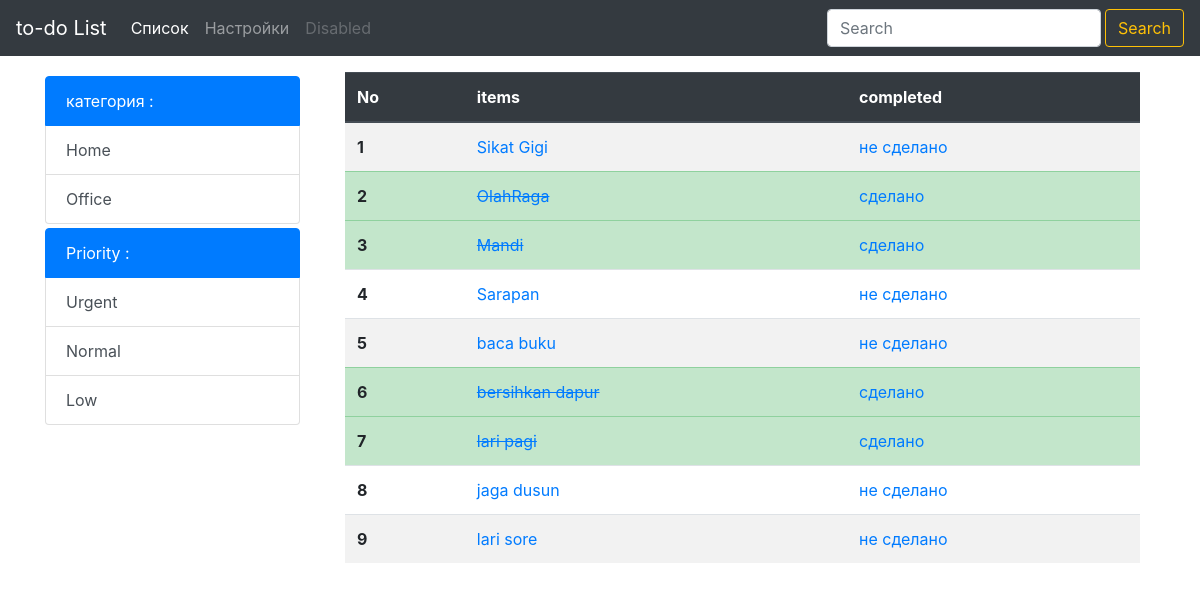
Page /list/search/ on the earlier database version.
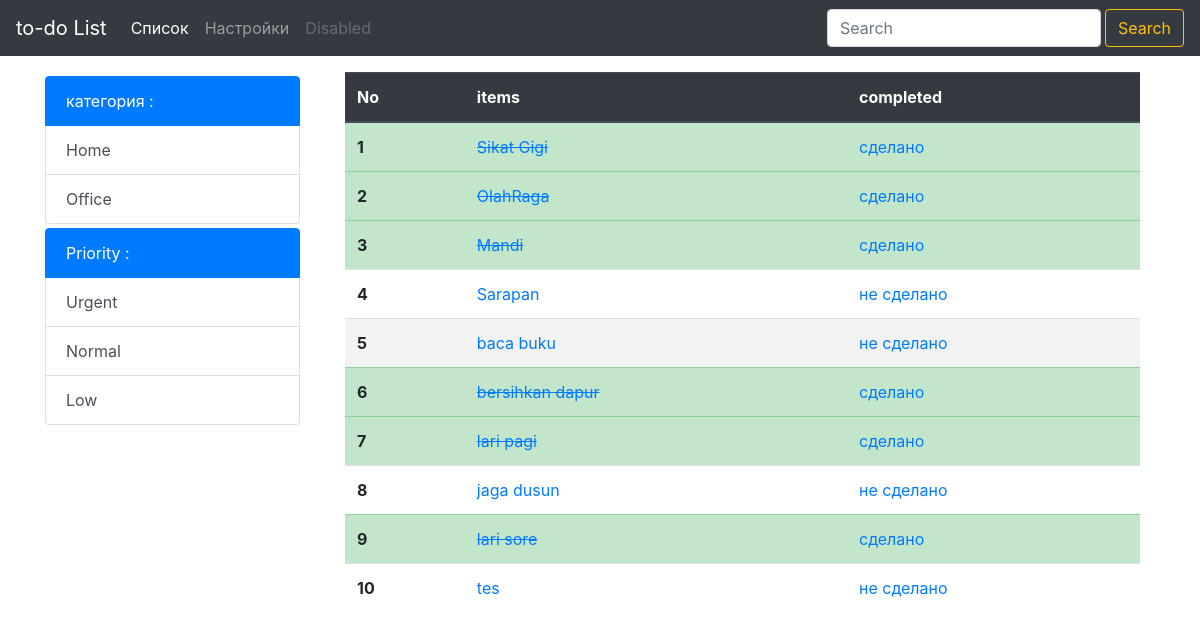
Same page on the later database version.
### list/models.py (models this page shows, shortened)
class List(models.Model):
    item = models.CharField(max_length=200)
    completed = models.BooleanField(default=False)
    category = models.CharField(max_length=50, default='')
    priority = models.CharField(max_length=50, default='')
    subitem = models.TextField(max_length=300, default='', blank=True)

### list/views.py (the view)
# urls.py: url('search/', views.search, name='search'),
def search(request):
    queryList = List.objects.all()
    queryCari = request.GET.get('kolomCari')
    if queryCari !='' and queryCari is not None :
        queryList = queryList.filter(Q(item__icontains = queryCari))
    context = {
        'Title' : 'Search',
        'queryset' : queryList,
        }
    return render(request, 'list/search.html', context)

### list/templates/list/search.html (shortened to what this page needs)
{% extends 'base.html' %}
{% block content %}
<div class="container pt-4">
      <table class="table table-striped table-hover">
        <thead class="thead-dark">
          <tr>
            <th scope="col">No</th>
            <th scope="col">items</th>
            <th scope="col">completed</th>
          </tr>
        </thead>
        <tbody>
          {% for search in queryset %}
            {% if search.completed %}
              <tr class=table-success>
                <th scope="row">{{forloop.counter}}</th>
                <td><a href="{% url 'list:detail' search.id  %}"><s>{{search.item}}</s></a></td>
                <td><a href="{% url 'list:uncross' search.id  %}">сделано</a></td>
              </tr>
            {% else %}
            <tr>
              <th scope="row">{{forloop.counter}}</th>
              <td><a href="{% url 'list:detail' search.id  %}">{{search.item}}</a></td>
              <td><a href="{% url 'list:cross_off' search.id  %}">не сделано</a></td>
            </tr>
            {% endif %}
          {% endfor %}
        </tbody>
      </table>
    </div>
{% endblock content %}

Differences in the rows shown:
changed List "Sikat Gigi": completed "не сделано" → "сделано"
changed List "lari sore": completed "не сделано" → "сделано"
added List: item "tes"
